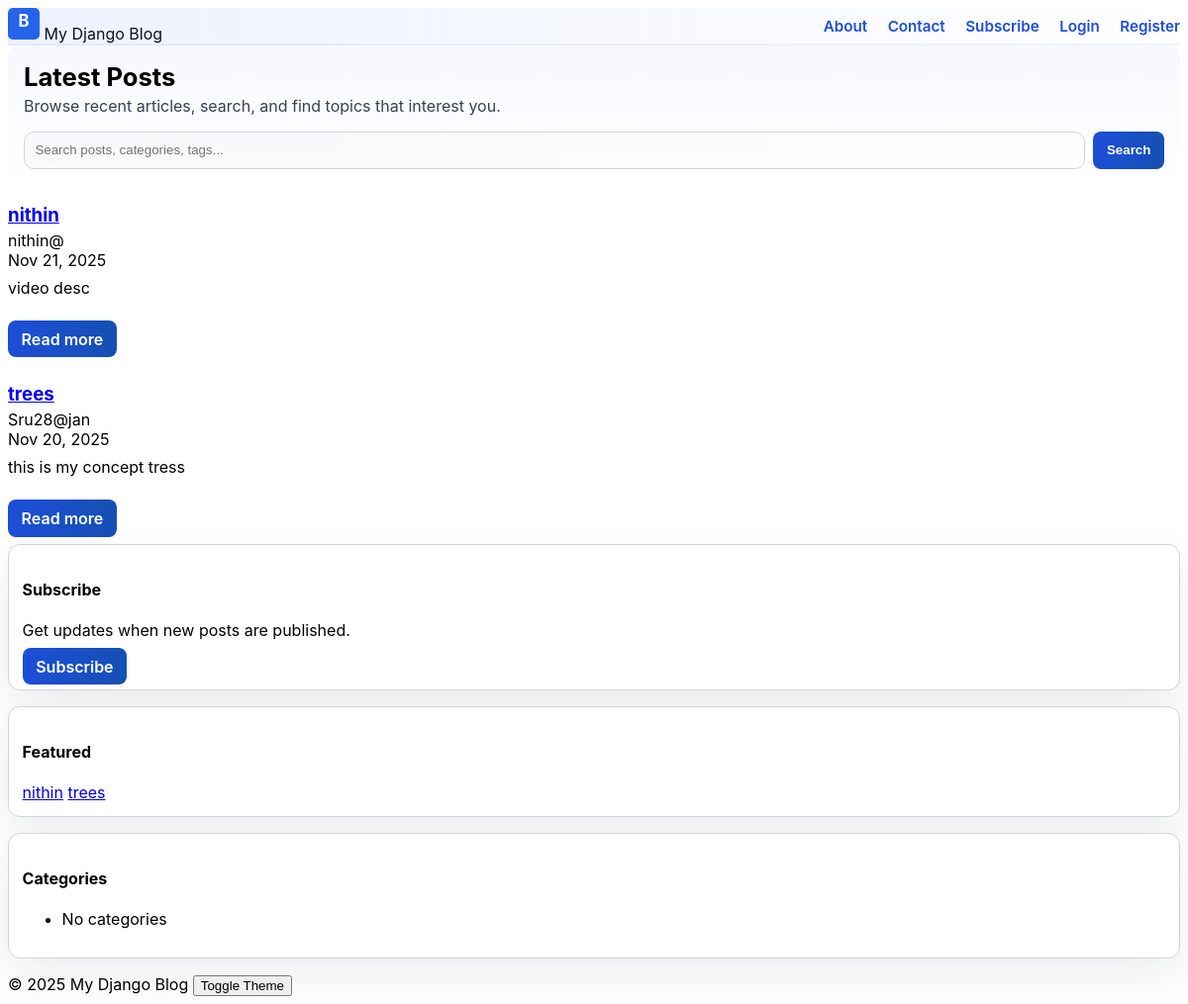
The page / on the database its author committed.
### blog/models.py (models this page shows, shortened)
class Post(models.Model):
    STATUS_CHOICES = (('draft', 'Draft'), ('published', 'Published'))
    author = models.ForeignKey(User, on_delete=models.CASCADE, related_name='posts')
    title = models.CharField(max_length=250)
    slug = models.SlugField(max_length=270, unique=True, blank=True)
    category = models.ForeignKey(Category, on_delete=models.SET_NULL, null=True, blank=True, related_name='posts')
    tags = models.ManyToManyField(Tag, blank=True, related_name='posts')
    cover = models.ImageField(upload_to='covers/', blank=True, null=True)
    content = models.TextField()
    created = models.DateTimeField(default=timezone.now)
    updated = models.DateTimeField(auto_now=True)
    status = models.CharField(max_length=10, choices=STATUS_CHOICES, default='draft')
    featured = models.BooleanField(default=False)
    published_at = models.DateTimeField(null=True, blank=True)
    class Meta:
        ordering = ['-created']
    def get_absolute_url(self):
        return reverse('post_detail', args=[self.slug])

### blog/views.py (the view)
# urls.py: path('', PostListView.as_view(), name='post_list'),
class PostListView(ListView):
    model = Post
    paginate_by = 5
    template_name = 'blog/post_list.html'
    context_object_name = 'posts'
    def get_queryset(self):
        qs = Post.objects.filter(status='published')
        q = self.request.GET.get('q')
        if q:
            qs = qs.filter(Q(title__icontains=q) | Q(content__icontains=q) | Q(category__name__icontains=q) | Q(tags__name__icontains=q)).distinct()
        return qs
    def get_context_data(self, **kwargs):
        context = super().get_context_data(**kwargs)
        context['featured_posts'] = Post.objects.filter(status='published', featured=True)[:5]
        context['categories'] = Category.objects.all()
        return context

### templates/blog/post_list.html (shortened to what this page needs)
{% extends 'base.html' %}
{% load static %}
{% block content %}
  <section class="hero">
    <h2>Latest Posts</h2>
    <p class="muted">Browse recent articles, search, and find topics that interest you.</p>
    <form method="get" style="margin-top:0.75rem;display:flex;gap:0.5rem;">
      <input type="text" name="q" placeholder="Search posts, categories, tags..." value="{{ request.GET.q }}">
      <button class="btn" type="submit">Search</button>
    </form>
  </section>
  <div class="layout">
    <div>
      <div class="posts">
      {% for post in posts %}
        <article class="post fade-in">
          <div style="display:flex;gap:0.75rem;align-items:flex-start">
            <div style="flex:1">
              <h3 style="margin-bottom:0.25rem"><a href="{{ post.get_absolute_url }}">{{ post.title }}</a></h3>
              <div class="author-row">
                <div>
                  <div class="author-name">{{ post.author.get_full_name|default:post.author.username }}</div>
                  <div class="meta">{{ post.created|date:"M d, Y" }}{% if post.category %} • {{ post.category.name }}{% endif %}</div>
                </div>
              </div>
              <p style="margin-top:0.5rem">{{ post.content|truncatechars:220 }}</p>
              <p class="buttons"><a class="btn" href="{{ post.get_absolute_url }}">Read more</a></p>
            </div>
          </div>
        </article>
      {% empty %}
        <p>No posts found.</p>
      {% endfor %}
      </div>
    </div>
    <aside class="sidebar">
      <div class="card">
        <h4>Subscribe</h4>
        <p class="muted">Get updates when new posts are published.</p>
        <a class="btn" href="{% url 'subscribe' %}">Subscribe</a>
      </div>
      <div class="card">
        <h4>Featured</h4>
        <div class="featured">
          {% for f in featured_posts %}
            <a href="{{ f.get_absolute_url }}">{{ f.title }}</a>
          {% empty %}
            <p class="muted">No featured posts yet.</p>
          {% endfor %}
        </div>
      </div>
      <div class="card">
        <h4>Categories</h4>
        <ul>
          {% for cat in categories %}
            <li><a href="#">{{ cat.name }}</a></li>
          {% empty %}
            <li class="muted">No categories</li>
          {% endfor %}
        </ul>
      </div>
    </aside>
  </div>
{% endblock %}

### templates/base.html (shortened to what this page needs)
<!doctype html>
<html lang="en">
  {% load static %}
  <head>
    <link rel="stylesheet" href="{% static 'css/style.css' %}">
  </head>
  <body>
    <header class="site-header">
      <div class="container">
        <div style="display:flex;align-items:center;justify-content:space-between;width:100%">
          <div class="logo">
            <a href="{% url 'post_list' %}" class="logo">
              <img src="{% static 'img/favicon.svg' %}" alt="logo" style="width:32px;height:32px">
              <span class="brand">My Django Blog</span>
            </a>
          </div>
          <nav>
            <a href="{% url 'about' %}">About</a>
            <a href="{% url 'contact' %}">Contact</a>
            <a href="{% url 'subscribe' %}">Subscribe</a>
            {% if user.is_authenticated %}
              <a href="{% url 'dashboard' %}">Dashboard</a>
              <a href="{% url 'post_create' %}">New Post</a>
              <a href="{% url 'profile_edit' %}">{{ user.username }}</a>
              <a href="{% url 'logout' %}">Logout</a>
            {% else %}
              <a href="{% url 'login' %}">Login</a>
              <a href="{% url 'register' %}">Register</a>
            {% endif %}
          </nav>
        </div>
      </div>
    </header>
    <main class="container">
      {% block content %}{% endblock %}
    </main>
    <footer class="site-footer">
      <div class="container">&copy; {% now 'Y' %} My Django Blog
        <button id="theme-toggle">Toggle Theme</button>
      </div>
    </footer>
  </body>
</html>

### static/css/style.css (style rules this page uses)
:root { --bg: #f8fafc; --card: #ffffff; --muted: #374151; --text: #0b1220; --primary: #1d4ed8; --accent: #06b6d4; --soft: #eef2ff; --border: #d1d5db; --shadow: 0 18px 48px rgba(15,23,42,0.08); }
.hero { background:linear-gradient(180deg, rgba(29,78,216,0.04), transparent);padding:1rem;border-radius:10px }
.hero h2 { font-size:1.6rem;margin:0 }
.hero .muted { color:var(--muted);margin-top:0.25rem }
.post { transition:transform .18s ease, box-shadow .18s ease }
.site-header { background:linear-gradient(90deg, rgba(29,78,216,0.06), transparent); border-bottom:2px solid rgba(29,78,216,0.06); }
.site-header a { color:var(--text);text-decoration:none }
.site-header nav a { margin-left:1rem;color:var(--primary);font-size:0.95rem;font-weight:600 }
form input[type="text"], form input[type="email"], form textarea, select { width:100%;padding:0.65rem;border-radius:10px;border:1px solid var(--border);background:linear-gradient(90deg, rgba(0,0,0,0.02), transparent);color:var(--text); }

### rows shown on the page
Post: title "nithin", author.get_full_name "nithin@", created "Nov 21, 2025", content "video desc"
Post: title "trees", author.get_full_name "Sru28@jan", created "Nov 20, 2025", content "this is my concept tress"
